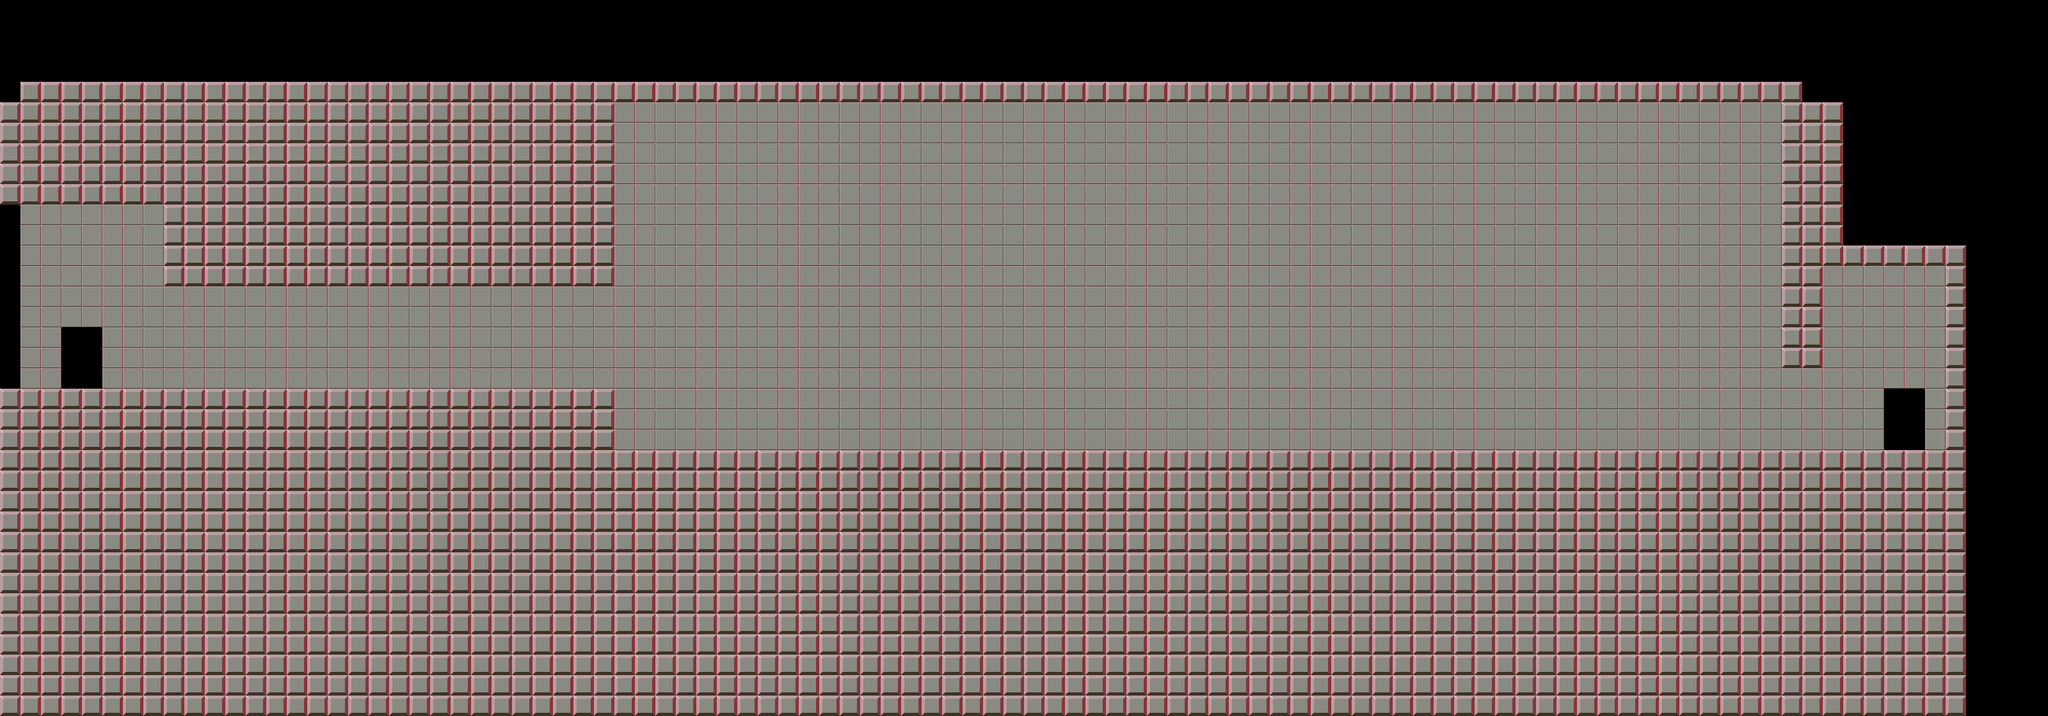

Rendered tile map (Tiled .tmx) drawn with the repository's tilesets; below, a short description and the map source with its tile grids summarised:
An orthogonal 100x35 tile map with 32x32 px tiles, 1 tile layer (Tile Layer 1) and 16 objects (11x platform, start, bossEnemyBOH, exit, sideDoor, ...).

<map version="1.2" tiledversion="1.3.1" orientation="orthogonal" renderorder="right-down" compressionlevel="0" width="100" height="35" tilewidth="32" tileheight="32" infinite="0" nextlayerid="3" nextobjectid="17">
 <tileset firstgid="1" name="scifi" tilewidth="32" tileheight="32" tilecount="1760" columns="16">
  <image source="scifi.png" width="512" height="3520" />
 </tileset>
 <layer id="1" name="Tile Layer 1" width="100" height="35">
  <data>[3500 cells, 2904 non-empty, 2 distinct tile ids]</data>
 </layer>
 <objectgroup id="2" name="Object Layer 1">
  <object id="1" type="start" x="96" y="512" width="64" height="96" />
  <object id="2" type="bossEnemyBOH" x="2464" y="352" width="256" height="352" />
  <object id="3" type="platform" x="960" y="704" width="2112" height="32" />
  <object id="4" type="platform" x="32" y="288" width="224" height="32" />
  <object id="5" type="platform" x="0" y="320" width="32" height="288" />
  <object id="6" type="platform" x="256" y="320" width="672" height="128" />
  <object id="7" type="platform" x="0" y="608" width="928" height="32" />
  <object id="8" type="platform" x="928" y="608" width="32" height="128" />
  <object id="9" type="platform" x="928" y="128" width="1856" height="32" />
  <object id="10" type="platform" x="2784" y="160" width="64" height="416" />
  <object id="11" type="exit" x="2944" y="608" width="64" height="96">
   <properties>
    <property name="next" value="test1.tmx" />
    <property name="startOpened" type="bool" value="true" />
   </properties>
  </object>
  <object id="12" type="platform" x="928" y="160" width="32" height="288" />
  <object id="13" type="platform" x="2848" y="384" width="224" height="32" />
  <object id="14" type="platform" x="3040" y="416" width="32" height="288" />
  <object id="15" type="sideDoor" x="928" y="448" width="32" height="160">
   <properties>
    <property name="openType" value="auto" />
    <property name="startOpened" type="bool" value="true" />
   </properties>
  </object>
  <object id="16" type="bossBOHTrigger" x="1504" y="160" width="32" height="544" />
 </objectgroup>
</map>
